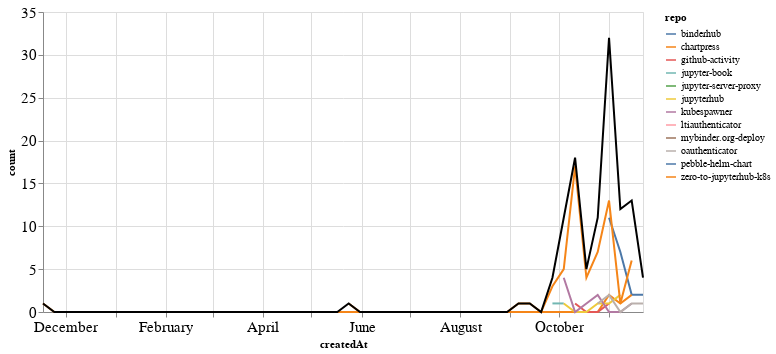

Source (notebook cell):
### Markdown cell above
## PRs

### Code cell
prs_time = prs.groupby('repo').resample('W', on='createdAt').count()['author'].reset_index()
prs_time = prs_time.rename(columns={'author': 'count'})
prs_time_total = prs_time.groupby('createdAt').agg({"count": "sum"}).reset_index()

ch1 = alt.Chart(prs_time, width=600).mark_line().encode(
    x='createdAt',
    y='count',
    color='repo',
    tooltip="repo"
)

ch2 = alt.Chart(prs_time_total, width=600).mark_line(color="black").encode(
    x='createdAt',
    y='count',
)

ch1 + ch2

### Figure 1 — Vega-Lite specification as saved in the notebook (floating-point values rounded to 4 significant figures)
{"config": {"axisLeft": {"labelFontSize": 15}, "axisBottom": {"labelFontSize": 15}}, "layer": [{"data": {"name": "data-510248d41c75e4f23fcdd44a1d9ffa42"}, "mark": "line", "encoding": {"color": {"type": "nominal", "field": "repo"}, "tooltip": {"type": "nominal", "field": "repo"}, "x": {"type": "temporal", "field": "createdAt"}, "y": {"type": "quantitative", "field": "count"}}, "width": 600}, {"data": {"name": "data-da3d5a1093a006d6b4b9aa77daa4c6b6"}, "mark": {"type": "line", "color": "black"}, "encoding": {"x": {"type": "temporal", "field": "createdAt"}, "y": {"type": "quantitative", "field": "count"}}, "width": 600}], "$schema": "https://vega.github.io/schema/vega-lite/v4.8.1.json", "datasets": {"data-510248d41c75e4f23fcdd44a1d9ffa42": [{"repo": "binderhub", "createdAt": "2020-11-01T00:00:00", "count": 11}, {"repo": "binderhub", "createdAt": "2020-11-08T00:00:00", "count": 7}, {"repo": "binderhub", "createdAt": "2020-11-15T00:00:00", "count": 2}, {"repo": "binderhub", "createdAt": "2020-11-22T00:00:00", "count": 2}, {"repo": "chartpress", "createdAt": "2019-11-17T00:00:00", "count": 1}, {"repo": "chartpress", "createdAt": "2019-11-24T00:00:00", "count": 0}, {"repo": "chartpress", "createdAt": "2019-12-01T00:00:00", "count": 0}, {"repo": "chartpress", "createdAt": "2019-12-08T00:00:00", "count": 0}, {"repo": "chartpress", "createdAt": "2019-12-15T00:00:00", "count": 0}, {"repo": "chartpress", "createdAt": "2019-12-22T00:00:00", "count": 0}, {"repo": "chartpress", "createdAt": "2019-12-29T00:00:00", "count": 0}, {"repo": "chartpress", "createdAt": "2020-01-05T00:00:00", "count": 0}, {"repo": "chartpress", "createdAt": "2020-01-12T00:00:00", "count": 0}, {"repo": "chartpress", "createdAt": "2020-01-19T00:00:00", "count": 0}, {"repo": "chartpress", "createdAt": "2020-01-26T00:00:00", "count": 0}, {"repo": "chartpress", "createdAt": "2020-02-02T00:00:00", "count": 0}, {"repo": "chartpress", "createdAt": "2020-02-09T00:00:00", "count": 0}, {"repo": "chartpress", "createdAt": "2020-02-16T00:00:00", "count": 0}, {"repo": "chartpress", "createdAt": "2020-02-23T00:00:00", "count": 0}, {"repo": "chartpress", "createdAt": "2020-03-01T00:00:00", "count": 0}, {"repo": "chartpress", "createdAt": "2020-03-08T00:00:00", "count": 0}, {"repo": "chartpress", "createdAt": "2020-03-15T00:00:00", "count": 0}, {"repo": "chartpress", "createdAt": "2020-03-22T00:00:00", "count": 0}, {"repo": "chartpress", "createdAt": "2020-03-29T00:00:00", "count": 0}, {"repo": "chartpress", "createdAt": "2020-04-05T00:00:00", "count": 0}, {"repo": "chartpress", "createdAt": "2020-04-12T00:00:00", "count": 0}, {"repo": "chartpress", "createdAt": "2020-04-19T00:00:00", "count": 0}, {"repo": "chartpress", "createdAt": "2020-04-26T00:00:00", "count": 0}, {"repo": "chartpress", "createdAt": "2020-05-03T00:00:00", "count": 0}, {"repo": "chartpress", "createdAt": "2020-05-10T00:00:00", "count": 0}, {"repo": "chartpress", "createdAt": "2020-05-17T00:00:00", "count": 0}, {"repo": "chartpress", "createdAt": "2020-05-24T00:00:00", "count": 0}, {"repo": "chartpress", "createdAt": "2020-05-31T00:00:00", "count": 0}, {"repo": "chartpress", "createdAt": "2020-06-07T00:00:00", "count": 0}, {"repo": "chartpress", "createdAt": "2020-06-14T00:00:00", "count": 0}, {"repo": "chartpress", "createdAt": "2020-06-21T00:00:00", "count": 0}, {"repo": "chartpress", "createdAt": "2020-06-28T00:00:00", "count": 0}, {"repo": "chartpress", "createdAt": "2020-07-05T00:00:00", "count": 0}, {"repo": "chartpress", "createdAt": "2020-07-12T00:00:00", "count": 0}, {"repo": "chartpress", "createdAt": "2020-07-19T00:00:00", "count": 0}, {"repo": "chartpress", "createdAt": "2020-07-26T00:00:00", "count": 0}, {"repo": "chartpress", "createdAt": "2020-08-02T00:00:00", "count": 0}, {"repo": "chartpress", "createdAt": "2020-08-09T00:00:00", "count": 0}, {"repo": "chartpress", "createdAt": "2020-08-16T00:00:00", "count": 0}, {"repo": "chartpress", "createdAt": "2020-08-23T00:00:00", "count": 0}, {"repo": "chartpress", "createdAt": "2020-08-30T00:00:00", "count": 0}, {"repo": "chartpress", "createdAt": "2020-09-06T00:00:00", "count": 0}, {"repo": "chartpress", "createdAt": "2020-09-13T00:00:00", "count": 0}, {"repo": "chartpress", "createdAt": "2020-09-20T00:00:00", "count": 0}, {"repo": "chartpress", "createdAt": "2020-09-27T00:00:00", "count": 0}, {"repo": "chartpress", "createdAt": "2020-10-04T00:00:00", "count": 0}, {"repo": "chartpress", "createdAt": "2020-10-11T00:00:00", "count": 0}, {"repo": "chartpress", "createdAt": "2020-10-18T00:00:00", "count": 0}, {"repo": "chartpress", "createdAt": "2020-10-25T00:00:00", "count": 0}, {"repo": "chartpress", "createdAt": "2020-11-01T00:00:00", "count": 2}, {"repo": "chartpress", "createdAt": "2020-11-08T00:00:00", "count": 1}, {"repo": "chartpress", "createdAt": "2020-11-15T00:00:00", "count": 2}, {"repo": "github-activity", "createdAt": "2020-10-11T00:00:00", "count": 1}, {"repo": "github-activity", "createdAt": "2020-10-18T00:00:00", "count": 0}, {"repo": "github-activity", "createdAt": "2020-10-25T00:00:00", "count": 0}, {"repo": "github-activity", "createdAt": "2020-11-01T00:00:00", "count": 1}, {"repo": "jupyter-book", "createdAt": "2020-09-27T00:00:00", "count": 1}, {"repo": "jupyter-book", "createdAt": "2020-10-04T00:00:00", "count": 1}, {"repo": "jupyter-server-proxy", "createdAt": "2020-11-22T00:00:00", "count": 1}, {"repo": "jupyterhub", "createdAt": "2020-10-04T00:00:00", "count": 1}, {"repo": "jupyterhub", "createdAt": "2020-10-11T00:00:00", "count": 0}, {"repo": "jupyterhub", "createdAt": "2020-10-18T00:00:00", "count": 0}, {"repo": "jupyterhub", "createdAt": "2020-10-25T00:00:00", "count": 1}, {"repo": "jupyterhub", "createdAt": "2020-11-01T00:00:00", "count": 1}, {"repo": "jupyterhub", "createdAt": "2020-11-08T00:00:00", "count": 2}, {"repo": "kubespawner", "createdAt": "2020-10-04T00:00:00", "count": 4}, {"repo": "kubespawner", "createdAt": "2020-10-11T00:00:00", "count": 0}, {"repo": "kubespawner", "createdAt": "2020-10-18T00:00:00", "count": 1}, {"repo": "kubespawner", "createdAt": "2020-10-25T00:00:00", "count": 2}, {"repo": "kubespawner", "createdAt": "2020-11-01T00:00:00", "count": 0}, {"repo": "kubespawner", "createdAt": "2020-11-08T00:00:00", "count": 0}, {"repo": "kubespawner", "createdAt": "2020-11-15T00:00:00", "count": 1}, {"repo": "ltiauthenticator", "createdAt": "2020-11-15T00:00:00", "count": 1}, {"repo": "mybinder.org-deploy", "createdAt": "2020-11-01T00:00:00", "count": 2}, {"repo": "oauthenticator", "createdAt": "2020-10-25T00:00:00", "count": 1}, {"repo": "oauthenticator", "createdAt": "2020-11-01T00:00:00", "count": 2}, {"repo": "oauthenticator", "createdAt": "2020-11-08T00:00:00", "count": 0}, {"repo": "oauthenticator", "createdAt": "2020-11-15T00:00:00", "count": 1}, {"repo": "oauthenticator", "createdAt": "2020-11-22T00:00:00", "count": 1}, {"repo": "pebble-helm-chart", "createdAt": "2020-11-08T00:00:00", "count": 1}, {"repo": "zero-to-jupyterhub-k8s", "createdAt": "2020-05-24T00:00:00", "count": 1}, {"repo": "zero-to-jupyterhub-k8s", "createdAt": "2020-05-31T00:00:00", "count": 0}, {"repo": "zero-to-jupyterhub-k8s", "createdAt": "2020-06-07T00:00:00", "count": 0}, {"repo": "zero-to-jupyterhub-k8s", "createdAt": "2020-06-14T00:00:00", "count": 0}, {"repo": "zero-to-jupyterhub-k8s", "createdAt": "2020-06-21T00:00:00", "count": 0}, {"repo": "zero-to-jupyterhub-k8s", "createdAt": "2020-06-28T00:00:00", "count": 0}, {"repo": "zero-to-jupyterhub-k8s", "createdAt": "2020-07-05T00:00:00", "count": 0}, {"repo": "zero-to-jupyterhub-k8s", "createdAt": "2020-07-12T00:00:00", "count": 0}, {"repo": "zero-to-jupyterhub-k8s", "createdAt": "2020-07-19T00:00:00", "count": 0}, {"repo": "zero-to-jupyterhub-k8s", "createdAt": "2020-07-26T00:00:00", "count": 0}, {"repo": "zero-to-jupyterhub-k8s", "createdAt": "2020-08-02T00:00:00", "count": 0}, {"repo": "zero-to-jupyterhub-k8s", "createdAt": "2020-08-09T00:00:00", "count": 0}, {"repo": "zero-to-jupyterhub-k8s", "createdAt": "2020-08-16T00:00:00", "count": 0}, {"repo": "zero-to-jupyterhub-k8s", "createdAt": "2020-08-23T00:00:00", "count": 0}, {"repo": "zero-to-jupyterhub-k8s", "createdAt": "2020-08-30T00:00:00", "count": 0}, {"repo": "zero-to-jupyterhub-k8s", "createdAt": "2020-09-06T00:00:00", "count": 1}, {"repo": "zero-to-jupyterhub-k8s", "createdAt": "2020-09-13T00:00:00", "count": 1}, {"repo": "zero-to-jupyterhub-k8s", "createdAt": "2020-09-20T00:00:00", "count": 0}, {"repo": "zero-to-jupyterhub-k8s", "createdAt": "2020-09-27T00:00:00", "count": 3}, {"repo": "zero-to-jupyterhub-k8s", "createdAt": "2020-10-04T00:00:00", "count": 5}, {"repo": "zero-to-jupyterhub-k8s", "createdAt": "2020-10-11T00:00:00", "count": 17}, {"repo": "zero-to-jupyterhub-k8s", "createdAt": "2020-10-18T00:00:00", "count": 4}, {"repo": "zero-to-jupyterhub-k8s", "createdAt": "2020-10-25T00:00:00", "count": 7}, {"repo": "zero-to-jupyterhub-k8s", "createdAt": "2020-11-01T00:00:00", "count": 13}, {"repo": "zero-to-jupyterhub-k8s", "createdAt": "2020-11-08T00:00:00", "count": 1}, {"repo": "zero-to-jupyterhub-k8s", "createdAt": "2020-11-15T00:00:00", "count": 6}], "data-da3d5a1093a006d6b4b9aa77daa4c6b6": [{"createdAt": "2019-11-17T00:00:00", "count": 1}, {"createdAt": "2019-11-24T00:00:00", "count": 0}, {"createdAt": "2019-12-01T00:00:00", "count": 0}, {"createdAt": "2019-12-08T00:00:00", "count": 0}, {"createdAt": "2019-12-15T00:00:00", "count": 0}, {"createdAt": "2019-12-22T00:00:00", "count": 0}, {"createdAt": "2019-12-29T00:00:00", "count": 0}, {"createdAt": "2020-01-05T00:00:00", "count": 0}, {"createdAt": "2020-01-12T00:00:00", "count": 0}, {"createdAt": "2020-01-19T00:00:00", "count": 0}, {"createdAt": "2020-01-26T00:00:00", "count": 0}, {"createdAt": "2020-02-02T00:00:00", "count": 0}, {"createdAt": "2020-02-09T00:00:00", "count": 0}, {"createdAt": "2020-02-16T00:00:00", "count": 0}, {"createdAt": "2020-02-23T00:00:00", "count": 0}, {"createdAt": "2020-03-01T00:00:00", "count": 0}, {"createdAt": "2020-03-08T00:00:00", "count": 0}, {"createdAt": "2020-03-15T00:00:00", "count": 0}, {"createdAt": "2020-03-22T00:00:00", "count": 0}, {"createdAt": "2020-03-29T00:00:00", "count": 0}, {"createdAt": "2020-04-05T00:00:00", "count": 0}, {"createdAt": "2020-04-12T00:00:00", "count": 0}, {"createdAt": "2020-04-19T00:00:00", "count": 0}, {"createdAt": "2020-04-26T00:00:00", "count": 0}, {"createdAt": "2020-05-03T00:00:00", "count": 0}, {"createdAt": "2020-05-10T00:00:00", "count": 0}, {"createdAt": "2020-05-17T00:00:00", "count": 0}, {"createdAt": "2020-05-24T00:00:00", "count": 1}, {"createdAt": "2020-05-31T00:00:00", "count": 0}, {"createdAt": "2020-06-07T00:00:00", "count": 0}, {"createdAt": "2020-06-14T00:00:00", "count": 0}, {"createdAt": "2020-06-21T00:00:00", "count": 0}, {"createdAt": "2020-06-28T00:00:00", "count": 0}, {"createdAt": "2020-07-05T00:00:00", "count": 0}, {"createdAt": "2020-07-12T00:00:00", "count": 0}, {"createdAt": "2020-07-19T00:00:00", "count": 0}, {"createdAt": "2020-07-26T00:00:00", "count": 0}, {"createdAt": "2020-08-02T00:00:00", "count": 0}, {"createdAt": "2020-08-09T00:00:00", "count": 0}, {"createdAt": "2020-08-16T00:00:00", "count": 0}, {"createdAt": "2020-08-23T00:00:00", "count": 0}, {"createdAt": "2020-08-30T00:00:00", "count": 0}, {"createdAt": "2020-09-06T00:00:00", "count": 1}, {"createdAt": "2020-09-13T00:00:00", "count": 1}, {"createdAt": "2020-09-20T00:00:00", "count": 0}, {"createdAt": "2020-09-27T00:00:00", "count": 4}, {"createdAt": "2020-10-04T00:00:00", "count": 11}, {"createdAt": "2020-10-11T00:00:00", "count": 18}, {"createdAt": "2020-10-18T00:00:00", "count": 5}, {"createdAt": "2020-10-25T00:00:00", "count": 11}, {"createdAt": "2020-11-01T00:00:00", "count": 32}, {"createdAt": "2020-11-08T00:00:00", "count": 12}, {"createdAt": "2020-11-15T00:00:00", "count": 13}, {"createdAt": "2020-11-22T00:00:00", "count": 4}]}}
